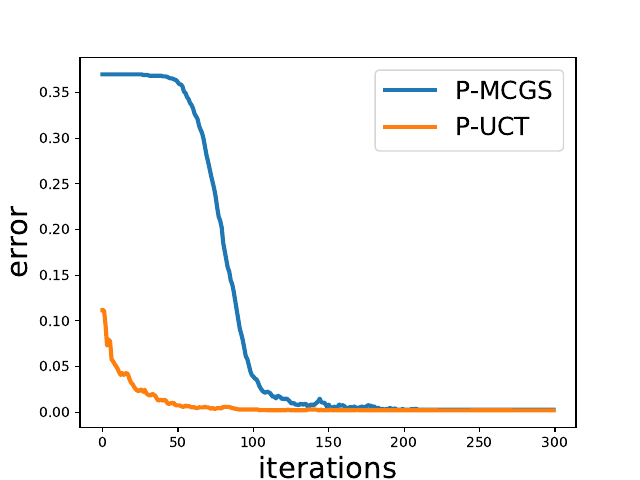

Write the Python code that produced this figure.
import run_uct
import math
import run_algorithm
from graph_construction import graph
import matplotlib.pyplot as plt

mygraph = graph()

print(mygraph)
machine_number = 300
sample_number = 500
epsilon = 0.1
delta = 0.1
time_list = range(300)
eta = 0.7
gamma = 1
a = 0.5*(1+eta)*math.log(4*mygraph.leaf_node_number*(1+eta)/delta/(1-eta))
cm = 1
cp = 1

a1 = run_algorithm.run_algorithm(mygraph, machine_number,sample_number,epsilon, delta, time_list, eta, gamma, a, 'paper',cm)
a2 = run_uct.run_uct_new(mygraph, machine_number,sample_number,time_list,eta,gamma,cp)


plt.plot(time_list,a1,label = 'P-MCGS', lw = 3)
plt.plot(time_list,a2,label = 'P-UCT', lw = 3)


plt.xlabel("iterations",size = 21)
plt.ylabel("error",size = 21)
plt.legend(fontsize = 18)
plt.savefig('final_MCG_UCT_tree.pdf')
